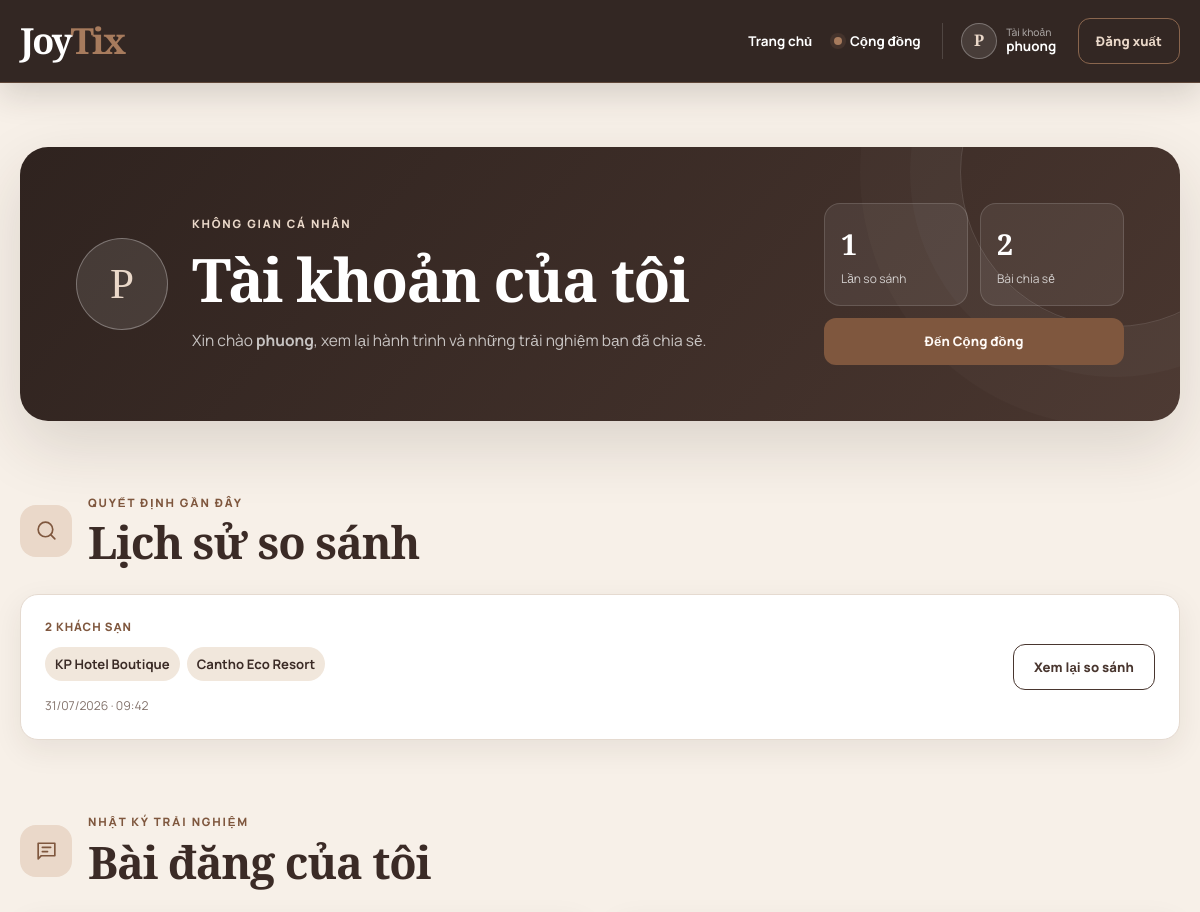
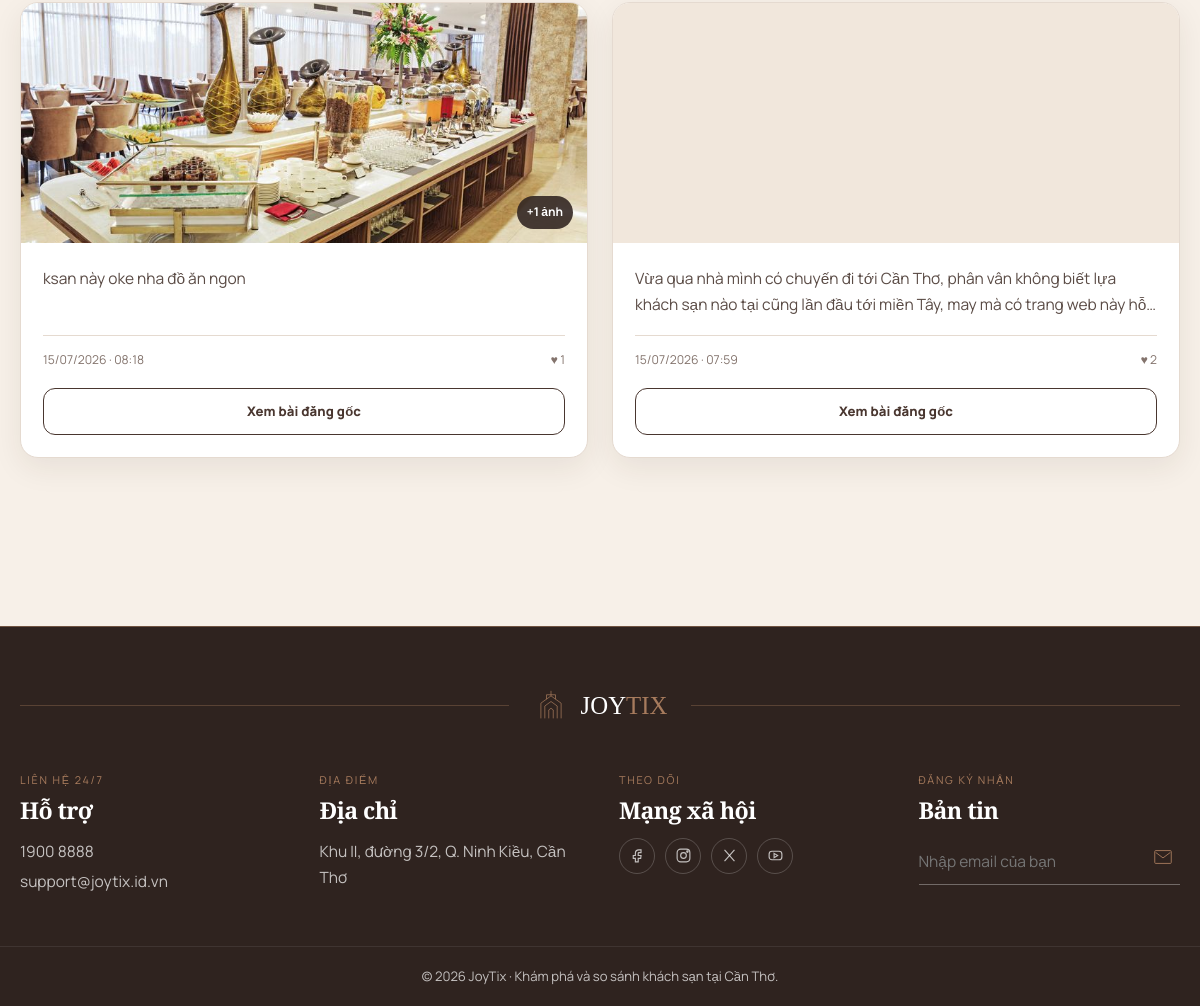
Screenshot of /profile.php (signed in) with the database file from the repository (2 pictures, top to bottom).
### tables this page shows
CREATE TABLE `comparison_history` (
  `id` int(11) NOT NULL AUTO_INCREMENT,
  `user_id` int(11) NOT NULL,
  `hotel_ids` varchar(255) NOT NULL,
  `created_at` timestamp NOT NULL DEFAULT current_timestamp(),
  PRIMARY KEY (`id`),
  UNIQUE KEY `uq_comparison_user_hotels` (`user_id`,`hotel_ids`),
  CONSTRAINT `comparison_history_ibfk_1` FOREIGN KEY (`user_id`) REFERENCES `users` (`id`) ON DELETE CASCADE
);

CREATE TABLE `feed_posts` (
  `id` int(11) NOT NULL AUTO_INCREMENT,
  `author_name` varchar(100) NOT NULL,
  `author_id` int(11) DEFAULT NULL,
  `hotel_id` int(11) DEFAULT NULL COMMENT 'Khách sạn được review',
  `content` text NOT NULL,
  `likes_count` int(11) DEFAULT 0,
  `created_at` timestamp NOT NULL DEFAULT current_timestamp(),
  PRIMARY KEY (`id`),
  KEY `author_id` (`author_id`),
  KEY `hotel_id` (`hotel_id`),
  CONSTRAINT `feed_posts_ibfk_1` FOREIGN KEY (`author_id`) REFERENCES `users` (`id`) ON DELETE SET NULL,
  CONSTRAINT `feed_posts_ibfk_2` FOREIGN KEY (`hotel_id`) REFERENCES `hotels` (`id`) ON DELETE SET NULL
);

### includes/bootstrap.php (called while the page is built, shortened)
<?php
function e(mixed $value): string
{
    return htmlspecialchars((string) $value, ENT_QUOTES | ENT_SUBSTITUTE, 'UTF-8');
}
function positive_int(mixed $value): ?int
{
    $value = filter_var($value, FILTER_VALIDATE_INT);
    return $value !== false && $value > 0 ? $value : null;
}

### profile.php (the view, shortened to what this page needs)
<?php
require_once 'includes/bootstrap.php';
$user_id = $_SESSION['user_id'];
$stmt = $pdo->prepare("SELECT * FROM comparison_history WHERE user_id = ? ORDER BY created_at DESC");
$stmt->execute([$user_id]);
$history_raw = $stmt->fetchAll(PDO::FETCH_ASSOC);
$normalized_history = [];
$all_ids = [];
foreach ($history_raw as $item) {
    $ids = [];
    foreach (explode(',', (string) $item['hotel_ids']) as $raw_id) {
        $hotel_id = positive_int(trim($raw_id));
        if ($hotel_id !== null) {
            $ids[$hotel_id] = $hotel_id;
        }
    }
    $ids = array_values($ids);
    sort($ids, SORT_NUMERIC);
    $item['_hotel_ids'] = $ids;
    $normalized_history[] = $item;
    $all_ids = array_merge($all_ids, $ids);
}
$all_ids = array_values(array_unique($all_ids));
$hotel_names = [];
if (!empty($all_ids)) {
    $placeholders = implode(',', array_fill(0, count($all_ids), '?'));
    $stmt_names = $pdo->prepare("SELECT id, name FROM hotels WHERE id IN ($placeholders)");
    $stmt_names->execute(array_values($all_ids));
    foreach ($stmt_names->fetchAll(PDO::FETCH_ASSOC) as $row) {
        $hotel_names[(int) $row['id']] = $row['name'];
    }
}
$history = [];
foreach ($normalized_history as $item) {
    $ids = $item['_hotel_ids'];
    $history_key = implode(',', $ids);
    if (count($history) < 20) {
        $item['hotel_ids'] = $history_key;
        unset($item['_hotel_ids']);
        $history[] = $item;
    }
}
$stmt_posts = $pdo->prepare("SELECT * FROM feed_posts WHERE author_id = ? OR (author_id IS NULL AND author_name = ?) ORDER BY id DESC");
$stmt_posts->execute([$user_id, $_SESSION['username']]);
$my_posts = $stmt_posts->fetchAll(PDO::FETCH_ASSOC);
$my_post_ids = array_column($my_posts, 'id');
$my_post_images = [];
if (!empty($my_post_ids)) {
    $ph = implode(',', array_fill(0, count($my_post_ids), '?'));
    $stmt_pi = $pdo->prepare("SELECT * FROM feed_post_images WHERE post_id IN ($ph) ORDER BY id ASC");
    $stmt_pi->execute($my_post_ids);
    foreach ($stmt_pi->fetchAll(PDO::FETCH_ASSOC) as $pi) {
        $imagePath = ltrim(str_replace('\\', '/', trim((string) $pi['image_url'])), '/');
        $absoluteImagePath = __DIR__ . DIRECTORY_SEPARATOR . str_replace('/', DIRECTORY_SEPARATOR, $imagePath);
        if ($imagePath !== '' && !str_contains($imagePath, '..') && is_file($absoluteImagePath)) {
            $my_post_images[$pi['post_id']][] = $imagePath;
        }
    }
}
$profileUsername = (string) $_SESSION['username'];
$profileInitial = mb_strtoupper(mb_substr($profileUsername, 0, 1));
require_once 'includes/header.php';
?>
<div class="profile-page">
    <header class="profile-hero">
        <div class="profile-identity">
            <div class="profile-avatar" aria-hidden="true"><?= e($profileInitial) ?></div>
            <div>
                <p class="page-eyebrow">Không gian cá nhân</p>
                <h1>Tài khoản của tôi</h1>
                <p class="profile-greeting">Xin chào <strong><?= e($profileUsername) ?></strong>, xem lại hành trình và những trải nghiệm bạn đã chia sẻ.</p>
            </div>
        </div>
        <div class="profile-overview" aria-label="Tổng quan tài khoản">
            <div class="profile-stat"><strong><?= count($history) ?></strong><span>Lần so sánh</span></div>
            <div class="profile-stat"><strong><?= count($my_posts) ?></strong><span>Bài chia sẻ</span></div>
            <a href="community.php" class="btn-primary">Đến Cộng đồng</a>
        </div>
    </header>
    <section class="profile-section">
        <div class="profile-section-heading">
            <span class="profile-section-icon" aria-hidden="true">
                <svg viewBox="0 0 24 24"><circle cx="11" cy="11" r="7"></circle><path d="m20 20-4-4"></path></svg>
            </span>
            <div><p class="page-eyebrow">Quyết định gần đây</p><h2>Lịch sử so sánh</h2></div>
        </div>
        <?php if (count($history) > 0): ?>
            <div class="profile-history-list">
                <?php foreach ($history as $h):
                    $ids = array_filter(explode(',', $h['hotel_ids']));
                    $names = array_map(fn($id) => $hotel_names[(int) $id], $ids);
                ?>
                    <article class="profile-history-card">
                        <div class="profile-history-main">
                            <div class="profile-history-count"><?= count($ids) ?> khách sạn</div>
                            <div class="profile-hotel-chips">
                                <?php foreach ($names as $name): ?><span><?= e($name) ?></span><?php endforeach; ?>
                            </div>
                            <time datetime="<?= e(date('c', strtotime($h['created_at']))) ?>"><?= date('d/m/Y · H:i', strtotime($h['created_at'])) ?></time>
                        </div>
                        <a href="compare.php?<?= http_build_query(['hotel_ids' => $ids]) ?>" class="btn-outline profile-nowrap">Xem lại so sánh</a>
                    </article>
                <?php endforeach; ?>
            </div>
        <?php else: ?>
            <div class="profile-empty-state"><h3>Chưa có lịch sử so sánh</h3><p>Chọn từ hai khách sạn để đặt các tiêu chí cạnh nhau và tìm lựa chọn phù hợp.</p><a href="index.php#hotel-showcase" class="btn-outline">Khám phá khách sạn</a></div>
        <?php endif; ?>
    </section>
    <section class="profile-section">
        <div class="profile-section-heading">
            <span class="profile-section-icon" aria-hidden="true">
                <svg viewBox="0 0 24 24"><path d="M4 5h16v12H7l-3 3Z"></path><path d="M8 9h8M8 13h5"></path></svg>
            </span>
            <div><p class="page-eyebrow">Nhật ký trải nghiệm</p><h2>Bài đăng của tôi</h2></div>
        </div>
        <?php if (count($my_posts) > 0): ?>
            <div class="profile-post-grid">
                <?php foreach ($my_posts as $post): ?>
                    <?php $post_imgs = $my_post_images[$post['id']] ?? []; ?>
                    <article class="profile-post-card">
                        <?php if (!empty($post_imgs)): ?>
                            <div class="profile-post-cover">
                                <img src="<?= e($post_imgs[0]) ?>" alt="Ảnh bài đăng" loading="lazy" decoding="async">
                                <?php if (count($post_imgs) > 1): ?><span>+<?= count($post_imgs) - 1 ?> ảnh</span><?php endif; ?>
                            </div>
                        <?php else: ?>
                            <div class="profile-post-cover profile-post-cover--empty" aria-hidden="true">
                                <svg viewBox="0 0 24 24"><path d="M4 5h16v14H4Z"></path><path d="m6 16 4-4 3 3 2-2 3 3"></path><circle cx="16" cy="9" r="1.5"></circle></svg>
                            </div>
                        <?php endif; ?>
                        <div class="profile-post-body">
                            <p class="profile-post-content"><?= nl2br(e($post['content'])) ?></p>
                            <div class="profile-post-meta">
                                <time datetime="<?= e(date('c', strtotime($post['created_at']))) ?>"><?= date('d/m/Y · H:i', strtotime($post['created_at'])) ?></time>
                                <span>♥ <?= (int) $post['likes_count'] ?></span>
                            </div>
                            <a href="community.php#post-<?= (int) $post['id'] ?>" class="btn-outline profile-post-link">Xem bài đăng gốc</a>
                        </div>
                    </article>
                <?php endforeach; ?>
            </div>
        <?php else: ?>
            <div class="profile-empty-state"><h3>Chưa có bài chia sẻ</h3><p>Đăng ảnh, cảm nhận và mẹo lưu trú để giúp cộng đồng có thêm góc nhìn thực tế.</p><a href="community.php" class="btn-outline">Chia sẻ trải nghiệm</a></div>
        <?php endif; ?>
    </section>
</div>
<?php require_once 'includes/footer.php'; ?>

### css/base.css (style rules this page uses)
:root { --color-brand: #49362f; --color-brand-strong: #2f231f; --color-brand-rgb: 73, 54, 47; --color-brand-strong-rgb: 47, 35, 31; --color-accent: #a77b5d; --color-accent-dark: #7f573e; --color-accent-soft: #ead8c9; --color-on-accent: #fffaf6; --color-accent-rgb: 167, 123, 93; --color-ink: #29211e; --color-heading: #3b2b26; --color-text: #5a4b45; --color-muted: #83736c; --color-line: #e5dad0; --color-surface: #ffffff; --color-surface-soft: #f1e7dc; --color-page: #f7f0e8; --color-danger: #ae3f45; --color-success: #62705d; --shadow-sm: 0 10px 30px rgba(var(--color-brand-strong-rgb), 0.08); --shadow-md: 0 24px 64px rgba(var(--color-brand-strong-rgb), 0.14); --radius-sm: 10px; --radius-md: 18px; --radius-lg: 28px; --font-body: "Manrope", Arial, sans-serif; --font-display: "Playfair Display", Georgia, serif; --font-label: "Manrope", Arial, sans-serif; --container: 1180px; }
*, *::before, *::after { box-sizing: border-box; }
html { scroll-behavior: smooth; }
body { min-height: 100vh; margin: 0; display: flex; flex-direction: column; background: var(--color-page); color: var(--color-text); font-family: var(--font-body); font-size: 15.5px; line-height: 1.7; -webkit-font-smoothing: antialiased; }
img { display: block; max-width: 100%; }
a { color: inherit; text-decoration: none; }
a, button, input, select, textarea { -webkit-tap-highlight-color: transparent; }
h1, h2, h3, p { margin-top: 0; }
h1, h2, h3 { color: var(--color-heading); font-family: var(--font-display); line-height: 1.18; letter-spacing: -0.025em; }
.page-eyebrow, .patel-eyebrow { margin: 0 0 10px; color: var(--color-accent-dark); font-family: var(--font-label); font-size: 0.72rem; font-weight: 800; letter-spacing: 0.16em; text-transform: uppercase; }
.btn-primary, .btn-outline, .btn-register, .hotel-detail-link { min-height: 44px; display: inline-flex; align-items: center; justify-content: center; border-radius: 12px; padding: 11px 20px; border: 1px solid transparent; font-family: var(--font-label); font-size: 0.82rem; font-weight: 800; letter-spacing: 0.01em; text-align: center; transition: background 180ms ease, border-color 180ms ease, color 180ms ease, transform 180ms ease; }
.btn-primary, .hotel-detail-link { background: var(--color-brand); color: #fff; }
.btn-outline, .btn-register { border-color: var(--color-brand); background: transparent; color: var(--color-brand); }

### rows the page displays
comparison_history: hotel_ids "2", hotel_ids "KP Hotel Boutique", hotel_ids "Cantho Eco Resort", created_at "31/07/2026 · 09:42"
feed_posts: count($post_imgs)-1 "1", content "ksan này oke nha đồ ăn ngon", created_at "15/07/2026 · 08:18", likes_count "1"
feed_posts: content "Vừa qua nhà mình có chuyến đi tới Cần Thơ, phân vân không biết lựa khách sạn nào tại cũng lần đầu tới miền Tây, may mà có trang web này…", created_at "15/07/2026 · 07:59", likes_count "2"

### other values shown
$userInitial "P"
$username "phuong"
$profileInitial "P"
$profileUsername "phuong"
count($history) "1"
count($my_posts) "2"
